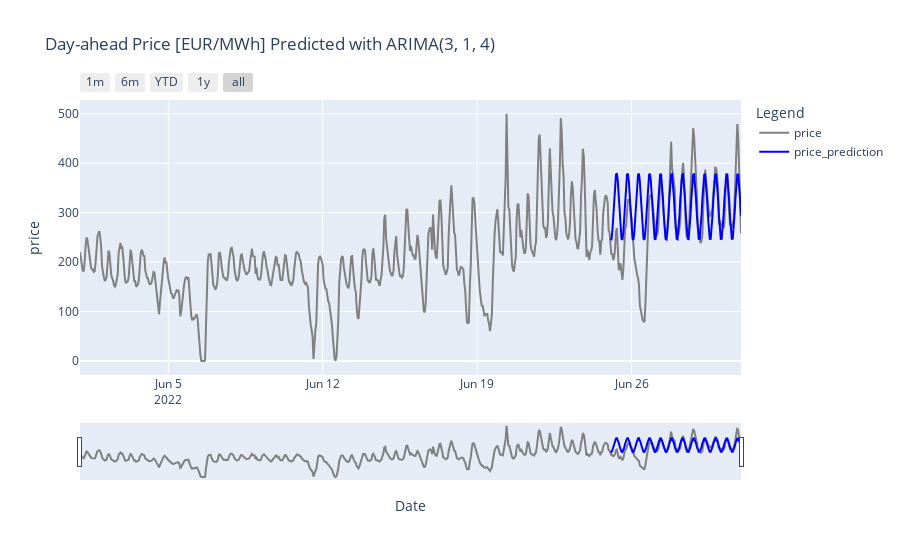

Here is the notebook cell this chart was saved with:
### Code cell
short_arima.run_ARIMA(3, 1, 4)
short_arima.get_forecast()
short_arima.plot_forecast()
short_arima.get_mae_rmse()

### Figure 1 — Plotly figure (JSON) as saved in the notebook; plotly's stock layout.template omitted (floating-point values rounded to 4 significant figures; data arrays with more than 128 entries replaced by an {"elided": "..."} marker saying what was removed)
{"data": [{"line": {"color": "grey"}, "name": "price", "type": "scatter", "x": {"elided": "720 str values"}, "y": {"elided": "720 float values"}}, {"line": {"color": "blue"}, "name": "price_prediction", "type": "scatter", "x": {"elided": "720 str values"}, "y": {"elided": "720 float values"}}], "layout": {"font": {"size": 12}, "hovermode": "x unified", "legend": {"title": {"text": "Legend"}}, "title": {"text": "Day-ahead Price [EUR/MWh] Predicted with ARIMA(3, 1, 4)"}, "xaxis": {"anchor": "y", "domain": [0, 1], "rangeselector": {"buttons": [{"count": 1, "label": "1m", "step": "month", "stepmode": "backward"}, {"count": 6, "label": "6m", "step": "month", "stepmode": "backward"}, {"count": 1, "label": "YTD", "step": "year", "stepmode": "todate"}, {"count": 1, "label": "1y", "step": "year", "stepmode": "backward"}, {"step": "all"}]}, "rangeslider": {"visible": true}, "title": {"text": "Date"}}, "yaxis": {"anchor": "x", "domain": [0, 1], "title": {"text": "price"}}}}
